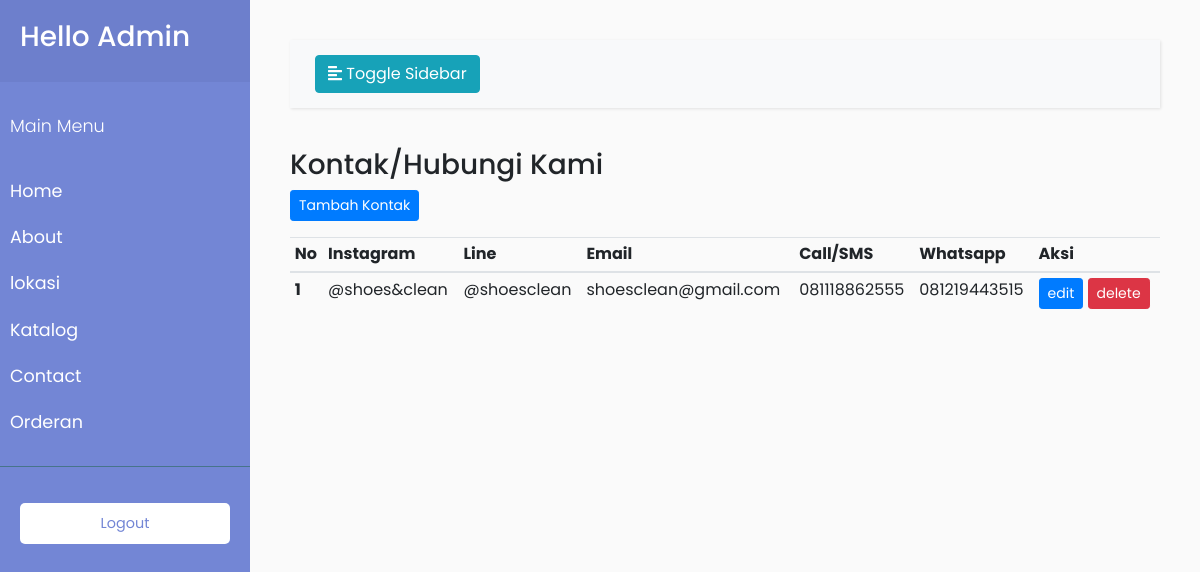
The page /admin/kontak.php on the database its author committed.
### tables this page shows
CREATE TABLE `kontak` (
  `id_kontak` int(11) NOT NULL,
  `instagram` varchar(50) NOT NULL,
  `line` varchar(50) NOT NULL,
  `email` varchar(30) NOT NULL,
  `number` varchar(50) NOT NULL,
  `whatsapp` varchar(50) NOT NULL
);

### admin/kontak.php (the view, shortened to what this page needs)
<?php
require_once 'main.php';
require_once 'foot.php';
?>
<nav class="navbar navbar-expand-lg navbar-light bg-light">
    <div class="container-fluid">
        <button type="button" id="sidebarCollapse" class="btn btn-info">
            <i class="fas fa-align-left"></i>
            <span>Toggle Sidebar</span>
        </button>
    </div>
</nav>
<h3>Kontak/Hubungi Kami</h3>
<a href="addkontak.php" class="btn btn-primary btn-sm">Tambah Kontak</a>
<?php
require_once('conn.php');
?>
<div class="table-responsive mt-3">
    <table class="table table-sm">
        <thead>
            <tr>
                <th scope="col">No</th>
                <th scope="col">Instagram</th>
                <th scope="col">Line</th>
                <th scope="col">Email</th>
                <th scope="col">Call/SMS</th>
                <th scope="col">Whatsapp</th>
                <th scope="col">Aksi</th>
            </tr>
        </thead>
        <?php
        $no = 1;
        $select = $conn->query("SELECT * FROM kontak");
        while ($kat = $select->fetch_assoc()) { ?>
            <tbody>
                <tr>
                    <th scope="row"><?= $no; ?></th>
                    <td><?= $kat['instagram']; ?></td>
                    <td><?= $kat['line']; ?></td>
                    <td><?= $kat['email']; ?></td>
                    <td><?= $kat['number']; ?></td>
                    <td><?= $kat['whatsapp']; ?></td>
                    <td colspan="2">
                        <a href="edit_kontak.php?id=<?= $kat['id_kontak']; ?>" class="btn btn-primary btn-sm">edit</a>
                        <a href="del_kontak.php?id=<?= $kat['id_kontak']; ?>" class="btn btn-danger btn-sm">delete</a>
                    </td>
                </tr>
            </tbody>
            <?php $no++ ?>
        <?php } ?>
    </table>
</div>

### assets/style2.css (style rules this page uses)
body { font-family: 'Poppins', sans-serif; background: #fafafa; }
a, a:hover, a:focus { color: inherit; text-decoration: none; transition: all 0.3s; }
.navbar { padding: 15px 10px; background: #fff; border: none; border-radius: 0; margin-bottom: 40px; box-shadow: 1px 1px 3px rgba(0, 0, 0, 0.1); }

### rows shown on the page
kontak: instagram "@shoes&clean", line "@shoesclean", email "shoesclean@gmail.com", number "081118862555", whatsapp "081219443515"
